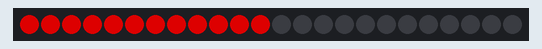
Simulated run of this sketch. Board: Arduino Uno, built with avr-gcc and run on an emulated ATmega328P. On the bench: 24 RGB LEDs in strip order, left to right. Dim RGB values are drawn brighter than linear.

Above: at 0.46 s.
At 1.39 s:
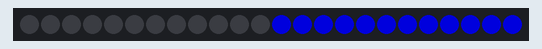

The sketch:

Siren_Type2.ino
```cpp
//Including Library for Neo Pixel
#include <Adafruit_NeoPixel.h>

//Defining Digital Pin on Board
#define PIN 6
//Total Number Of Pixels
#define NUMPIXELS 24

//Calling the function to set the neopixel
Adafruit_NeoPixel pixels(NUMPIXELS, PIN, NEO_GRB + NEO_KHZ800);

void setup() {
  pixels.begin(); //Initiating the pixels

}

void loop() {
  pixels.clear(); //Turning off all the leds
  delay(20);
  Red2Flash();
  delay(20);
  Blue2Flash();
}

void Red2(){
  for(int i=0; i<(NUMPIXELS/2); i++){
    pixels.setPixelColor(i, pixels.Color(150, 0, 0));
  }
  pixels.show();
}

void Blue2(){
  for(int i=12; i<NUMPIXELS; i++){
    pixels.setPixelColor(i, pixels.Color(0, 0, 150));
  }
  pixels.show();
}

void Blank(){
  for(int i=0; i<NUMPIXELS; i++){
    pixels.setPixelColor(i, pixels.Color(0, 0, 0));
  }
  pixels.show();
}

void Red2Flash(){
  for(int i=0; i<=3; i++){
    Red2();
    delay(20);
    Blank();
    delay(0);
  }
}

void Blue2Flash(){
  for(int i=0; i<=3; i++){
    Blue2();
    delay(20);
    Blank();
    delay(0);
  }
}
```

Measured:
- by itself, everything shown: repeats every 1.5 s, in 5 steps
